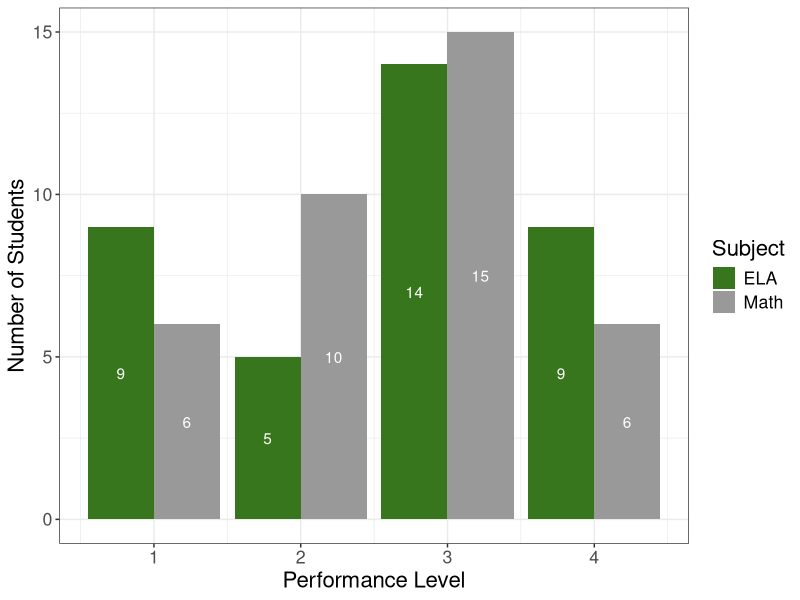

R code for this plot:
#==========================================================================================#
# notes:
# purpose:
#==========================================================================================#

#=================================#
# load packages and clear objects #
#=================================#

  # clear objects
  rm(list = ls(pos = ".GlobalEnv"), pos = ".GlobalEnv")

  # turn off scientific notation
  options(scipen = 999)

  # clear log
  cat("\f")

  # load data.table
  library(data.table)
  library(ggplot2)

#===========#
# set parms #
#===========#

  # set export toggle
  p_opt_exp <- F

  # set input directory
  p_dir_in <- ""

  # set export directory
  p_dir_out <- "/Users/jowen/Documents/contract_work/dkdk_getting_smart/output/gem_prep/"

#===========#
# load data #
#===========#

  # create dataset since all we had was a dataset
  perf_counts <- data.table(level = c(1:4),
                            ela   = c(9, 5, 14, 9),
                            math  = c(6, 10, 15, 6))

  # melt
  perf_counts_long <- melt.data.table(perf_counts, id.vars = 'level', variable.factor = F, variable.name = 'subject', value.name = 'n_stud')

  # make pretty
  perf_counts_long[subject == 'ela',  subject := "ELA"]
  perf_counts_long[subject == 'math', subject := "Math"]

  # create plot
  plot_perf_levels <- ggplot(perf_counts_long, aes(x = level, y = n_stud, fill = subject)) +

    # make bars, dodge them
    geom_col(position = 'dodge') +

    # add the numbers to the bars
    geom_text(aes(label = n_stud, y = n_stud / 2), position = position_dodge(width = 0.9), color = 'white') +

    # use pie chart colors
    scale_fill_manual(values = c("#38761d", "#999999")) +

    # clear background
    theme_bw() +

    # make the text match - doesn't currently work and I'm not sure how important it is to pursue
    # theme(text = element_text(family = "Roboto")) +
    theme(text = element_text(size = 16)) +

    # relabel
    labs(x = "Performance Level", y = "Number of Students", fill = "Subject")

#=========#
# export #
#========#

  ggsave(filename = "isat_perf_levels.png",
         plot = plot_perf_levels,
         path = p_dir_out,
         width = 8,
         height = 6)
